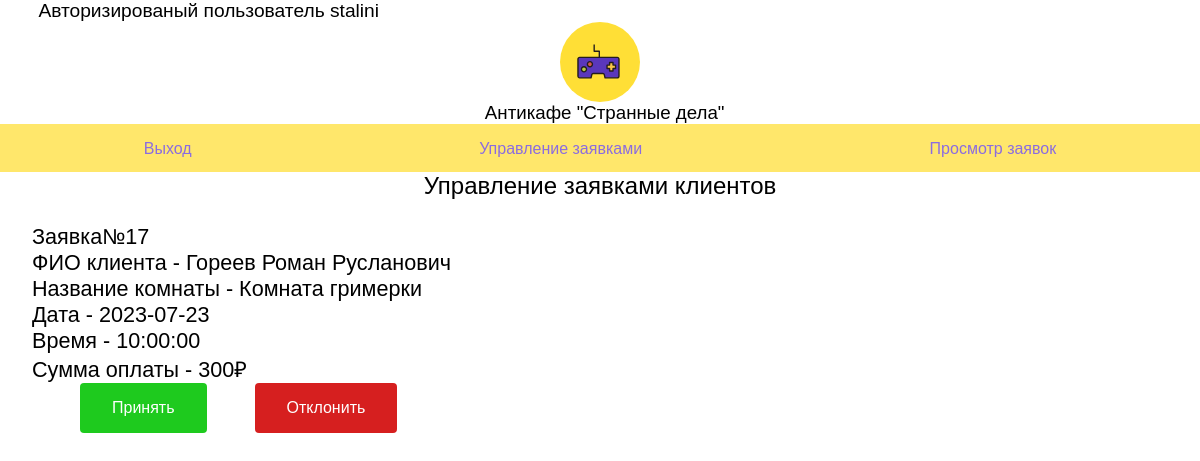
Screenshot of /employee/employee.php (signed in) with the database file from the repository.
### tables this page shows
CREATE TABLE `users` (
  `id_user` int NOT NULL,
  `surname` varchar(50) NOT NULL,
  `name` varchar(50) NOT NULL,
  `patronymic` varchar(50) NOT NULL,
  `birthday` date NOT NULL,
  `email` varchar(100) NOT NULL,
  `login` varchar(100) NOT NULL,
  `password` varchar(100) NOT NULL,
  `phone` varchar(12) NOT NULL,
  `role` int NOT NULL
);

CREATE TABLE `rooms` (
  `id_room` int NOT NULL,
  `title_room` varchar(100) NOT NULL,
  `quantity` int NOT NULL,
  `description` varchar(500) NOT NULL,
  `photo` varchar(100) NOT NULL,
  `cost` int NOT NULL,
  `location` varchar(100) NOT NULL
);

CREATE TABLE `orders` (
  `id_order` int NOT NULL,
  `id_client` int NOT NULL,
  `id_employee` int NOT NULL,
  `phone` varchar(12) NOT NULL,
  `date` date NOT NULL,
  `date_booking` date NOT NULL,
  `time_booking` time NOT NULL,
  `room` int NOT NULL
);

### employee/employee.php (the view, shortened to what this page needs)
<?php
include("../header.php");
include("../connect.php");
$sql_id_order = "SELECT id_order FROM `order_status` WHERE id_status = 1";
$result_id_order = mysqli_query($con, $sql_id_order); ?>
<div class="container">
    <h3>
       Управление заявками клиентов
    </h3>
    <div class="orders">
<?php
if (mysqli_num_rows($result_id_order) > 0) {
    while($id_order = mysqli_fetch_assoc($result_id_order)){
        $sql_order = "SELECT * FROM `orders` WHERE id_order =" . $id_order['id_order'];
        $result_order = mysqli_query($con, $sql_order);
        while ($row_order = mysqli_fetch_assoc($result_order)) {
            $sql_user = "SELECT * FROM `users` WHERE id_user =" . $row_order["id_client"];
            $result_user = mysqli_query($con,$sql_user);
            $sql_room =  "SELECT * FROM `rooms` WHERE id_room =" . $row_order["room"];
            $result_room = mysqli_query($con,$sql_room);
            while (($row_user = mysqli_fetch_assoc($result_user)) && ($row_room = mysqli_fetch_assoc($result_room))) { ?>
        <div class="order" style="width: 15rem;">
            <div class="order-body">
                <p class="card-text">Заявка№<?=$row_order["id_order"];?></p>
                <p class="card-text">ФИО клиента - <?=$row_user["surname"];?> <?=$row_user["name"];?> <?=$row_user["patronymic"];?></p>
                <p class="card-text">Название комнаты - <?=$row_room["title_room"];?></p>
                <p class="card-text">Дата - <?=$row_order["date_booking"];?></p>
                <p class="card-text">Время - <?=$row_order["time_booking"];?></p>
                <p class="card-text">Сумма оплаты - <?=$row_room["cost"];?>₽</p>
            </div>
            <div class="order-button">
            <a href="employeeTrueDB.php?id_order=<?=$row_order["id_order"]?>" class="btn green">Принять</a>
            <br>
            <a href="employeeFalseDB.php?id_order=<?=$row_order["id_order"]?>" class="btn red">Отклонить</a>
            </div>
        </div>
        <?php    }
        }
    } } else {
        echo "Нет доступных заявок.";
}
?>

### header.php (shortened to what this page needs)
<?php
$user_role = empty($_SESSION["user"]["role"])?false:$_SESSION["user"]["role"];
include("connect.php");
if(!empty($_SESSION["user"])){
$sql_header = "SELECT login FROM `users` WHERE id_user =" . $_SESSION["user"]["id_user"];
$result_header = mysqli_query($con,$sql_header);
$login_header = mysqli_fetch_assoc($result_header);
}
?>
<!DOCTYPE html>
<html lang="en">
<head>
    <link rel="stylesheet" href="/css/style.css">
</head>
<body>
    <header>
        <?php if(!empty($_SESSION["user"])){ ?>
        <p>Авторизированый пользователь <?=$login_header["login"]?></p>
        <?php } ?>
        <img src="/img/icon/play-game-svgrepo-com.svg" alt="">
        <h3>Антикафе "Странные дела"</h3>
        <nav>
            <ul class="list-navigation">
                <?php if(!$user_role) { ?>
                <li>
                    <button class="header-button">
                        <a href="index.php">О нас</a>
                        </button>
                </li>
                <li>
                    <button class="header-button">
                        <a href="catalog.php">Комнаты</a>
                    </button>
                </li>
                <li>
                    <button class="header-button">
                        <a href="where.php">Где нас найти</a>
                    </button>
                </li>
                <li>
                    <button class="header-button">
                        <a href="autorization.php">Вход</a>
                    </button>
                </li>
                <li>
                    <button class="header-button">
                        <a href="registration.php">Регистрация</a>
                    </button>
                </li>
                <?php } elseif($user_role == 3) { ?>
                    <li>
                    <button class="header-button">
                        <a href="../logout.php">Выход</a>
                    </button>
                </li>
                <li>
                    <button class="header-button">
                        <a href="employee.php">Управление заявками</a>
                    </button>
                </li>
                <li>
                    <button class="header-button">
                        <a href="check_Orders.php">Просмотр заявок</a>
                    </button>
                </li>
                <?php } ?>
            </ul>
        </nav>
    </header>

### css/style.css (style rules this page uses)
* { font-family: Arial, Helvetica, sans-serif; margin: 0; padding: 0; }
a { text-decoration: none; color: #8B6CE0; }
.container { display: flex; flex-direction: column; justify-content: center; }
P { font-size: 0.8em; }
header { display: flex; flex-direction: column; }
.header-button { background-color: #FFE76B; border:none; }
.header-button a { font-size: 1.2em; }
header h3 { margin-left: 0.5em; font-weight: 400; text-align: center; }
header img { width: 5em; height: 5em; align-self: center; }
header nav { background-color:#FFE76B; padding-top:1em; height: 2em; }
.list-navigation { list-style: none; display: flex; flex-direction: row; justify-content: space-around; }
header p { padding-left:2em; font-size: 1.2em; }
.container h3 { text-align: center; font-size: 1.5em; font-weight: 400; margin-bottom: 1em; }
.card-text { font-size: 0.9em; }
.order { min-width: 30em; display: flex; flex-direction: column; margin-bottom: 2em; margin-left: 2em; }
.order-body { font-size: 1.5em; }
.order-button { display: flex; flex-direction: row; }
.order-button .btn { display: inline-block; margin-left: 3em; padding: 1em 2em; color: #fff; text-decoration: none; border-radius: 4px; }
.order-button .green { background-color: rgb(30, 202, 30); }
.order-button .red { background-color: rgb(214, 31, 31); }
.red { background-color: #cf2b2b; }

### rows the page displays
users: login "stalini"
orders: id_order "17", date_booking "2023-07-23", time_booking "10:00:00"
rooms: title_room "Комната гримерки", cost "300"
users: surname "Гореев", name "Роман", patronymic "Русланович"
